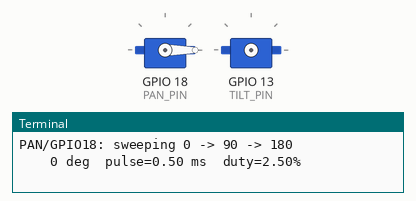
Bench run of a program on a simulated Raspberry Pi (BCM pin numbers). On the bench: 2 × servo, the last lines printed to the terminal. Servo angles are drawn from the pulse width (0.5 ms = 0°, 2.5 ms = 180°). At 12.8 s the program stops and its outputs stay as they are.

Above: at 0.1 s.
At 2.5 s:
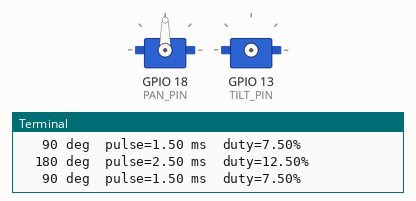
At 4.9 s:
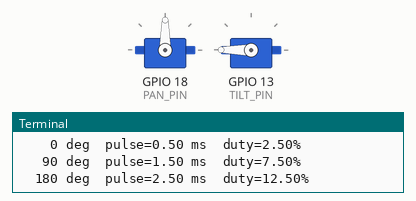
At 12.1 s:
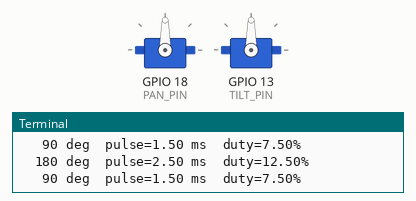
Timing chart, 0 to 13.6 s (numbered marks = the images above):
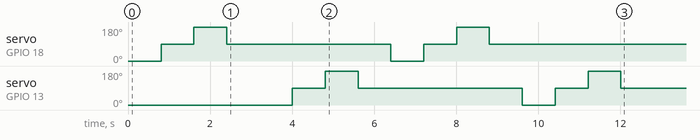

Measured:
- by itself, servo on GPIO 18 (PAN_PIN): 0° → 90° at 0.80 s, → 180° 0.80 s later, → 90° 0.80 s later, → 0° 4.0 s later, … (7 changes in this stretch)
- by itself, servo on GPIO 13 (TILT_PIN): 0° → 90° at 4.0 s, → 180° 0.80 s later, → 90° 0.80 s later, → 0° 4.0 s later, … (7 changes in this stretch)

The program:

servo_test.py
```python
#!/usr/bin/env python3
"""Minimal signal check for both servo pins. Run: python3 check_pins.py"""
import time, lgpio#!/usr/bin/env python3
"""Minimal signal check for both servo pins. Run: python3 check_pins.py"""
import time, lgpio

PAN_PIN, TILT_PIN, FREQ = 18, 13, 50

def angle_to_duty(a):
    return (0.5 + 2.0 * a / 180.0) / 20.0 * 100.0

h = lgpio.gpiochip_open(0)
for pin in (PAN_PIN, TILT_PIN):
    lgpio.gpio_claim_output(h, pin)

try:
    for name, pin in (("PAN/GPIO18", PAN_PIN), ("TILT/GPIO13", TILT_PIN)):
        print(f"{name}: sweeping 0 -> 90 -> 180")
        for a in (0, 90, 180, 90):
            duty = angle_to_duty(a)
            lgpio.tx_pwm(h, pin, FREQ, duty)
            print(f"  {a:3d} deg  pulse={duty/100*20:.2f} ms  duty={duty:.2f}%")
            time.sleep(0.8)
        lgpio.tx_pwm(h, pin, 0, 0)
finally:
    lgpio.tx_pwm(h, PAN_PIN, 0, 0)
    lgpio.tx_pwm(h, TILT_PIN, 0, 0)
    lgpio.gpiochip_close(h)
    print("Done, PWM stopped.")

PAN_PIN, TILT_PIN, FREQ = 18, 13, 50

def angle_to_duty(a):
    return (0.5 + 2.0 * a / 180.0) / 20.0 * 100.0

h = lgpio.gpiochip_open(0)
for pin in (PAN_PIN, TILT_PIN):
    lgpio.gpio_claim_output(h, pin)

try:
    for name, pin in (("PAN/GPIO18", PAN_PIN), ("TILT/GPIO13", TILT_PIN)):
        print(f"{name}: sweeping 0 -> 90 -> 180")
        for a in (0, 90, 180, 90):
            duty = angle_to_duty(a)
            lgpio.tx_pwm(h, pin, FREQ, duty)
            print(f"  {a:3d} deg  pulse={duty/100*20:.2f} ms  duty={duty:.2f}%")
            time.sleep(0.8)
        lgpio.tx_pwm(h, pin, 0, 0)
finally:
    lgpio.tx_pwm(h, PAN_PIN, 0, 0)
    lgpio.tx_pwm(h, TILT_PIN, 0, 0)
    lgpio.gpiochip_close(h)
    print("Done, PWM stopped.")
```
